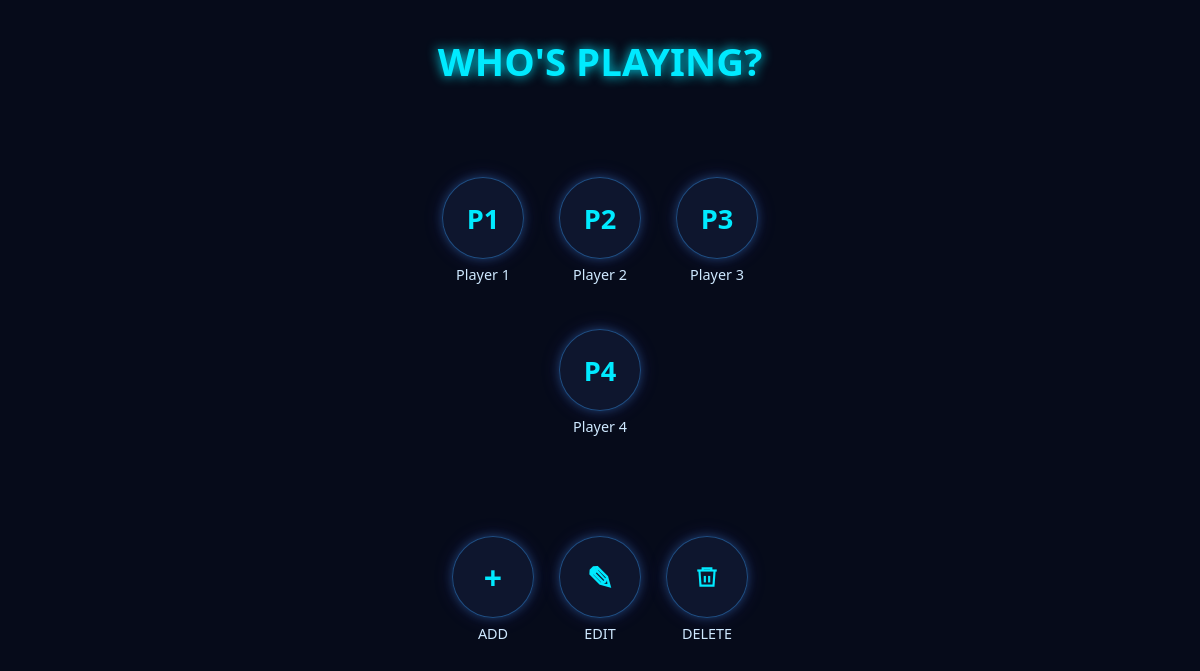
Before: /whos_playing with the older database file.
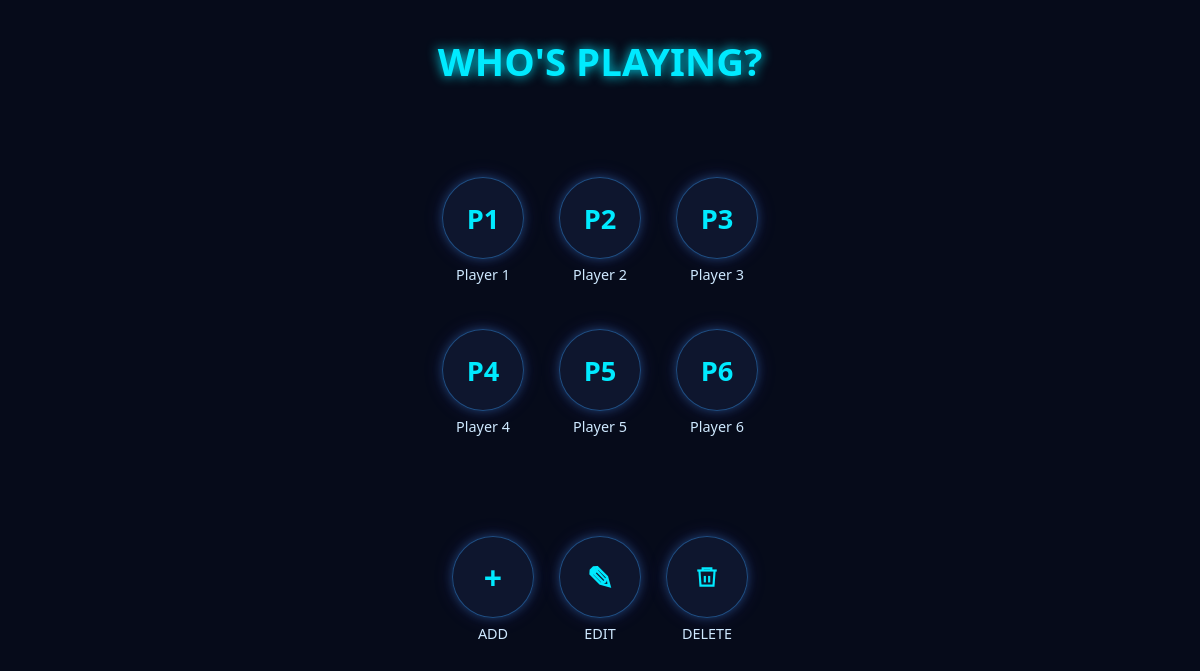
After: the same page with the newer database file.
### tables this page shows
CREATE TABLE player 
                (id INTEGER PRIMARY KEY AUTOINCREMENT, name TEXT NOT NULL);

### WebApplication/app.py (the view)
@app.route("/whos_playing")
def whos_playing():
    connection = sqlite3.connect("player.db")
    connection.row_factory = sqlite3.Row
    cur = connection.cursor()
    players = cur.execute("SELECT id, name FROM player ORDER BY id"
                          ).fetchall()
    connection.close()
    return render_template("index.html", players=players)

### WebApplication/templates/index.html (shortened to what this page needs)
<!DOCTYPE html>
<html lang="en">
<head>
    <link rel="stylesheet" href="{{ url_for('static', filename='styles.css') }}?v=5">
</head>
<body>
    <div class="main-container">
        <h1>WHO'S PLAYING?</h1>
        <div class="player-buttons">
            {% for player in players %}
            <div class="player-container">
                <a href="{{ url_for('select_player', player_id=player['id']) }}">
                    <div class="player">
                        <span>P{{ loop.index }}</span>
                    </div>
                    <div class="label">
                        {{ player['name'] }}
                    </div>
                </a>
            </div>
            {% endfor %}
        </div>
        <div class="bottom-buttons">
            <div class="icon-container">
                <a href="{{ url_for('add_player') }}">
                    <div class="icon">+</div>
                    <div class="button-label">ADD</div>
                </a>
            </div>
            <div class="icon-container">
                <a href="{{ url_for('edit_users') }}">
                    <div class="icon">&#9998</div>
                    <div class="button-label">EDIT</div>
                </a>
            </div>
            <div class="icon-container">
                <a href="{{ url_for('delete_users') }}">
                    <div class="icon">
                        <svg width="26" height="26" viewBox="0 0 24 24" fill="none" stroke="currentColor" stroke-width="2">
                            <path d="M3 6h18"/>
                            <path d="M8 6V4h8v2"/>
                            <path d="M19 6l-1 14H6L5 6"/>
                            <path d="M10 11v6"/>
                            <path d="M14 11v6"/>
                        </svg>
                    </div>
                    <div class="button-label">DELETE</div>
                </a>
            </div>
        </div>
    </div>
</body>
</html>

### WebApplication/static/styles.css (style rules this page uses)
:root { --bg: #060b1a; --card: rgba(20, 30, 60, 0.6); --blue: #3aa0ff; --cyan: #00eaff; --purple: #7a5cff; --green: #7ED957; }
html, body { margin: 0; padding: 0; height: 100%; background: var(--bg); }
body { font-family: 'Segoe UI', sans-serif; color: white; min-height: 100vh; min-height: 100dvh; display: flex; justify-content: center; }
a { text-decoration: none; color: inherit; }
.container, .main-container { width: 100%; max-width: 500px; padding: 30px 15px 40px; text-align: center; display: flex; flex-direction: column; justify-content: flex-start; }
h1 { font-size: 2.4rem; margin-bottom: 20px; margin-top: 5px; color: var(--cyan); text-shadow: 0 0 12px var(--cyan); }
.player-buttons { display: grid; grid-template-columns: repeat(auto-fit, minmax(70px, 1fr)); justify-content: center; gap: 15px; }
.player-buttons { display: flex; flex-wrap: wrap; justify-content: center; gap: 35px; max-width: 420px; margin: 0 auto; margin-top: 70px; margin-bottom: 0px; }
.player-container, .club-container { display: flex; flex-direction: column; align-items: center; }
.player, .club, .icon { width: 80px; height: 80px; border-radius: 50%; display: flex; align-items: center; justify-content: center; background: var(--card); border: 1px solid rgba(58,160,255,0.4); box-shadow: 0 0 10px rgba(58,160,255,0.3), 0 0 20px rgba(122,92,255,0.15); transition: all 0.2s ease; }
.player span, .club span { font-size: 1.7rem; font-weight: bold; color: var(--cyan); }
.label { margin-top: 6px; margin-bottom: 10px; font-size: 0.9rem; color: #cfe9ff; }
.button-label { margin-top: 6px; font-size: 0.9rem; color: #cfe9ff; }
.bottom-buttons { display: flex; justify-content: center; margin-top: 90px; gap: 25px; }
.icon { font-size: 2.0rem; font-weight: bold; color: var(--cyan); }
body { animation: fadeIn 0.4s ease; }
.player, .club { animation: glowPulse 5.5s infinite; }

Changed rows visible on the page:
added player: name "Player 5"
added player: name "Player 6"
